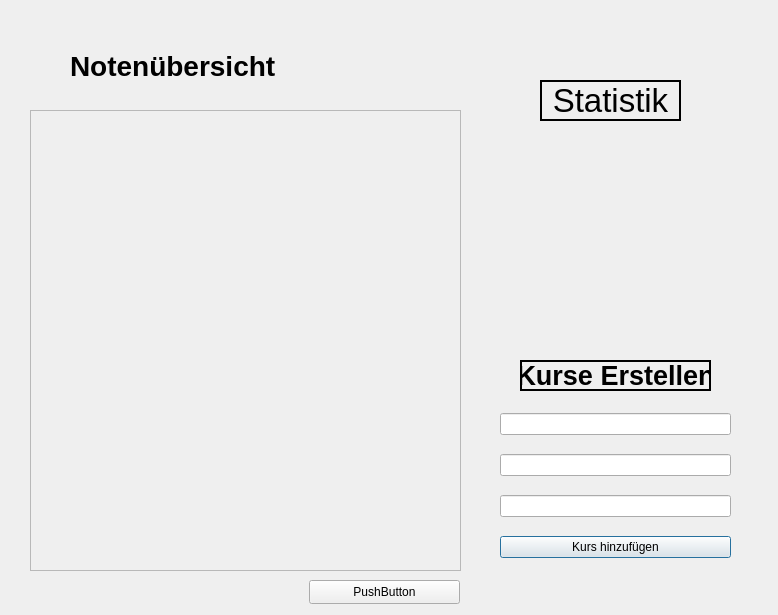
<?xml version="1.0" encoding="UTF-8"?>
<ui version="4.0">
 <class>Notenliste</class>
 <widget class="QDialog" name="Notenliste">
  <property name="geometry">
   <rect>
    <x>0</x>
    <y>0</y>
    <width>778</width>
    <height>615</height>
   </rect>
  </property>
  <property name="windowTitle">
   <string>Dialog</string>
  </property>
  <widget class="QWidget" name="gridLayoutWidget">
   <property name="geometry">
    <rect>
     <x>30</x>
     <y>110</y>
     <width>431</width>
     <height>461</height>
    </rect>
   </property>
   <layout class="QGridLayout" name="kurse_layout">
    <item row="0" column="0">
     <widget class="QScrollArea" name="scrollArea">
      <property name="widgetResizable">
       <bool>true</bool>
      </property>
      <widget class="QWidget" name="scrollAreaWidgetContents">
       <property name="geometry">
        <rect>
         <x>0</x>
         <y>0</y>
         <width>427</width>
         <height>457</height>
        </rect>
       </property>
      </widget>
     </widget>
    </item>
   </layout>
  </widget>
  <widget class="QWidget" name="gridLayoutWidget_2">
   <property name="geometry">
    <rect>
     <x>500</x>
     <y>130</y>
     <width>231</width>
     <height>181</height>
    </rect>
   </property>
   <layout class="QGridLayout" name="statistik_layout"/>
  </widget>
  <widget class="QLabel" name="notenuebersicht_label">
   <property name="geometry">
    <rect>
     <x>70</x>
     <y>50</y>
     <width>521</width>
     <height>31</height>
    </rect>
   </property>
   <property name="font">
    <font>
     <pointsize>21</pointsize>
     <italic>false</italic>
     <bold>true</bold>
    </font>
   </property>
   <property name="text">
    <string>Notenübersicht</string>
   </property>
  </widget>
  <widget class="QLabel" name="StatistikLabel">
   <property name="geometry">
    <rect>
     <x>540</x>
     <y>80</y>
     <width>141</width>
     <height>41</height>
    </rect>
   </property>
   <property name="font">
    <font>
     <pointsize>25</pointsize>
    </font>
   </property>
   <property name="autoFillBackground">
    <bool>false</bool>
   </property>
   <property name="frameShape">
    <enum>QFrame::WinPanel</enum>
   </property>
   <property name="text">
    <string>Statistik</string>
   </property>
   <property name="scaledContents">
    <bool>true</bool>
   </property>
   <property name="alignment">
    <set>Qt::AlignCenter</set>
   </property>
   <property name="margin">
    <number>0</number>
   </property>
  </widget>
  <widget class="QWidget" name="verticalLayoutWidget">
   <property name="geometry">
    <rect>
     <x>500</x>
     <y>400</y>
     <width>231</width>
     <height>171</height>
    </rect>
   </property>
   <layout class="QVBoxLayout" name="kurshinzufuegenLayout">
    <item>
     <widget class="QLineEdit" name="nameLineEdit"/>
    </item>
    <item>
     <widget class="QLineEdit" name="bewertungLineEdit"/>
    </item>
    <item>
     <widget class="QLineEdit" name="ectsLineEdit"/>
    </item>
    <item>
     <widget class="QPushButton" name="hinzufuegenButton">
      <property name="text">
       <string>Kurs hinzufügen</string>
      </property>
     </widget>
    </item>
   </layout>
  </widget>
  <widget class="QLabel" name="label">
   <property name="geometry">
    <rect>
     <x>520</x>
     <y>360</y>
     <width>191</width>
     <height>31</height>
    </rect>
   </property>
   <property name="font">
    <font>
     <pointsize>20</pointsize>
     <bold>true</bold>
    </font>
   </property>
   <property name="frameShape">
    <enum>QFrame::WinPanel</enum>
   </property>
   <property name="text">
    <string>Kurse Erstellen</string>
   </property>
   <property name="alignment">
    <set>Qt::AlignCenter</set>
   </property>
  </widget>
  <widget class="QPushButton" name="vergleichButton">
   <property name="geometry">
    <rect>
     <x>309</x>
     <y>580</y>
     <width>151</width>
     <height>24</height>
    </rect>
   </property>
   <property name="text">
    <string>PushButton</string>
   </property>
  </widget>
 </widget>
 <resources/>
 <connections/>
</ui>
